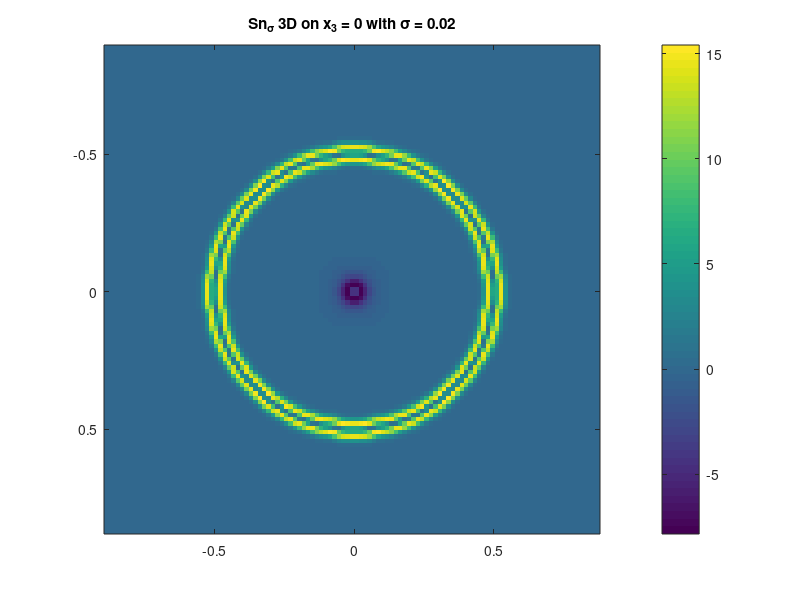
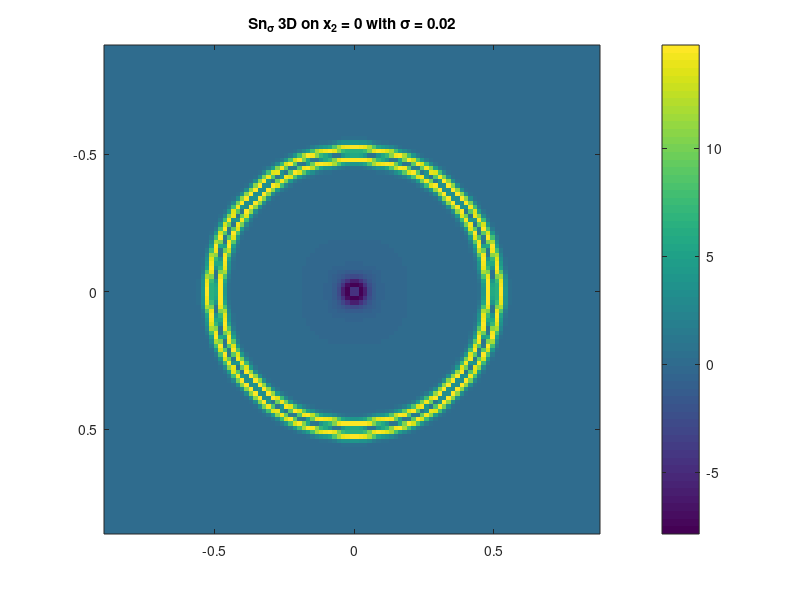
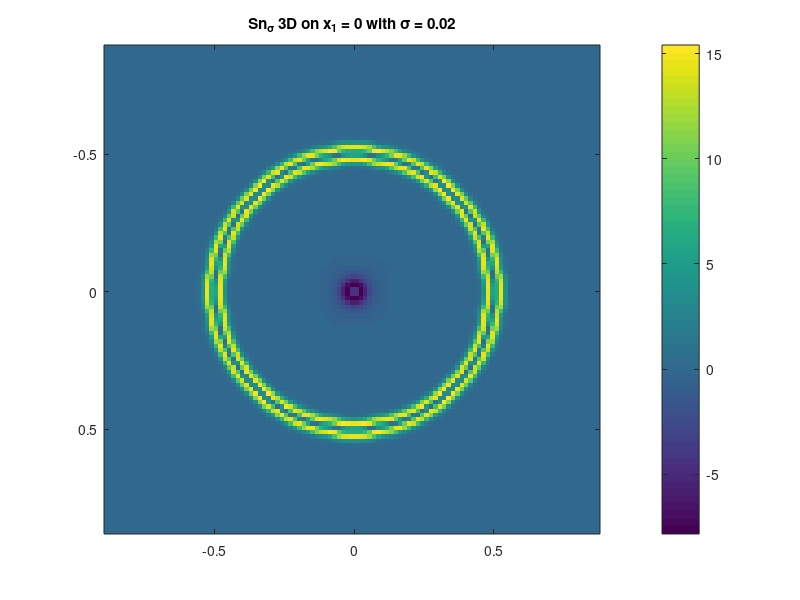
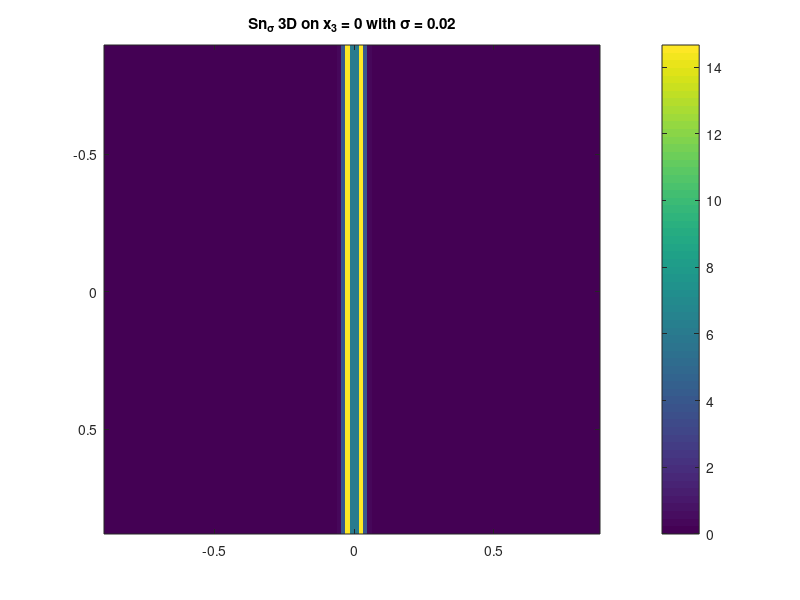

Reproduce these figures in MATLAB, in order.
N= 2^7;
x = linspace(-1,1,N);
[X1,X2,X3] = meshgrid(x,x,x);

k = [0:N/2,-N/2+1:-1];
[K1,K2,K3] = meshgrid(k,k,k);


I_aff = [N/16:N-N/16];
sigma_vec = [0.005,0.01,0.02];


for E_exemple =1:3,
      

%%%%%%%%%%%% 1exemple ,  tore %%%%%%%%%%%%%
if (E_exemple == 1)

r0 = 0.3;
r1 = 0.7;
dist_E = max(sqrt(X1.^2 + X2.^2 + X3.^2) - r1, r0 - sqrt(X1.^2 + X2.^2 + X3.^2));

elseif (E_exemple == 2)
    
dist_E = max(X1 -0.3,  -0.3 - X1);

elseif (E_exemple == 3)
    
r0 = 0.1;
r1 = 0.7;
dist_E =  sqrt((sqrt(X1.^2 + X2.^2) - r1).^2 +  X3.^2) - 0.1;

    
end

E = dist_E <= 0;


%  clf
%  v = dist_E;
%  p = patch(isosurface(x,x,x,v,0));
%  isonormals(x,x,x,v,p)
%  set(p,'FaceColor','red','EdgeColor','none');
% 
%  daspect([1 1 1])
%  view(3); 
%  camlight
%  lighting gouraud
%  alpha (0.5)
% 
% title('E');
% name_fig = ['E_3D_',num2str(E_exemple),'.eps'];
% print('-depsc', name_fig)




for i_sigma = 3:3,


%%%%%%%%%%% calcul de S %%%%%%%%%%%%%%%%%%%

[n1,n2,n3] = gradient(dist_E,2/N,2/N,2/N);
%%% normalisation %%%%%ù
norm_n = sqrt(n1.^2 + n2.^2 + n3.^2);
n1 = n1./norm_n;
n2 = n2./norm_n;
n3 = n3./norm_n;



sigma = sigma_vec(i_sigma);

kernel = exp(-pi*sigma^2*(K1.^2 + K2.^2 + K3.^2));
n1_sigma = ifftn(kernel.*fftn(n1));
n2_sigma = ifftn(kernel.*fftn(n2));
n3_sigma = ifftn(kernel.*fftn(n3));



[partial1_n1,partial2_n1,partial3_n1] = gradient(n1_sigma,2/N,2/N,2/N);
[partial1_n2,partial2_n2,partial3_n2] = gradient(n2_sigma,2/N,2/N,2/N);
[partial1_n3,partial2_n3,partial3_n3] = gradient(n3_sigma,2/N,2/N,2/N);


S_nsigma = partial1_n1.*n1_sigma.*n1_sigma +partial1_n2.*n1_sigma.*n2_sigma + partial1_n3.*n1_sigma.*n3_sigma + ...
           partial1_n2.*n2_sigma.*n1_sigma +partial2_n2.*n2_sigma.*n2_sigma + partial2_n3.*n2_sigma.*n3_sigma + ...
           partial1_n3.*n3_sigma.*n1_sigma +partial3_n2.*n3_sigma.*n2_sigma + partial3_n3.*n3_sigma.*n3_sigma ; 
       
       

imagesc(x(I_aff),x(I_aff),S_nsigma(I_aff,I_aff,N/2));
title(['Sn_{\sigma} 3D on x_3 = 0 with \sigma = ',num2str(sigma)]);
colorbar;
name_fig = ['SnE_3D_x3_',num2str(E_exemple),'_sigma_',num2str(i_sigma),'.eps'];
print('-depsc', name_fig)


imagesc(x(I_aff),x(I_aff),squeeze(S_nsigma(I_aff,N/2,I_aff))');
title(['Sn_{\sigma} 3D on x_2 = 0 with \sigma = ',num2str(sigma)]);
colorbar;
name_fig = ['SnE_3D_x2_',num2str(E_exemple),'_sigma_',num2str(i_sigma),'.eps'];
print('-depsc', name_fig)

imagesc(x(I_aff),x(I_aff),squeeze(S_nsigma(N/2,I_aff,I_aff))');
title(['Sn_{\sigma} 3D on x_1 = 0 with \sigma = ',num2str(sigma)]);
colorbar;
name_fig = ['SnE_3D_x1_',num2str(E_exemple),'_sigma_',num2str(i_sigma),'.eps'];
print('-depsc', name_fig)



end
end



%%%%%%%%%%%%%%%%%%%%%%%%%%%%%%%%%%%%%%%%
